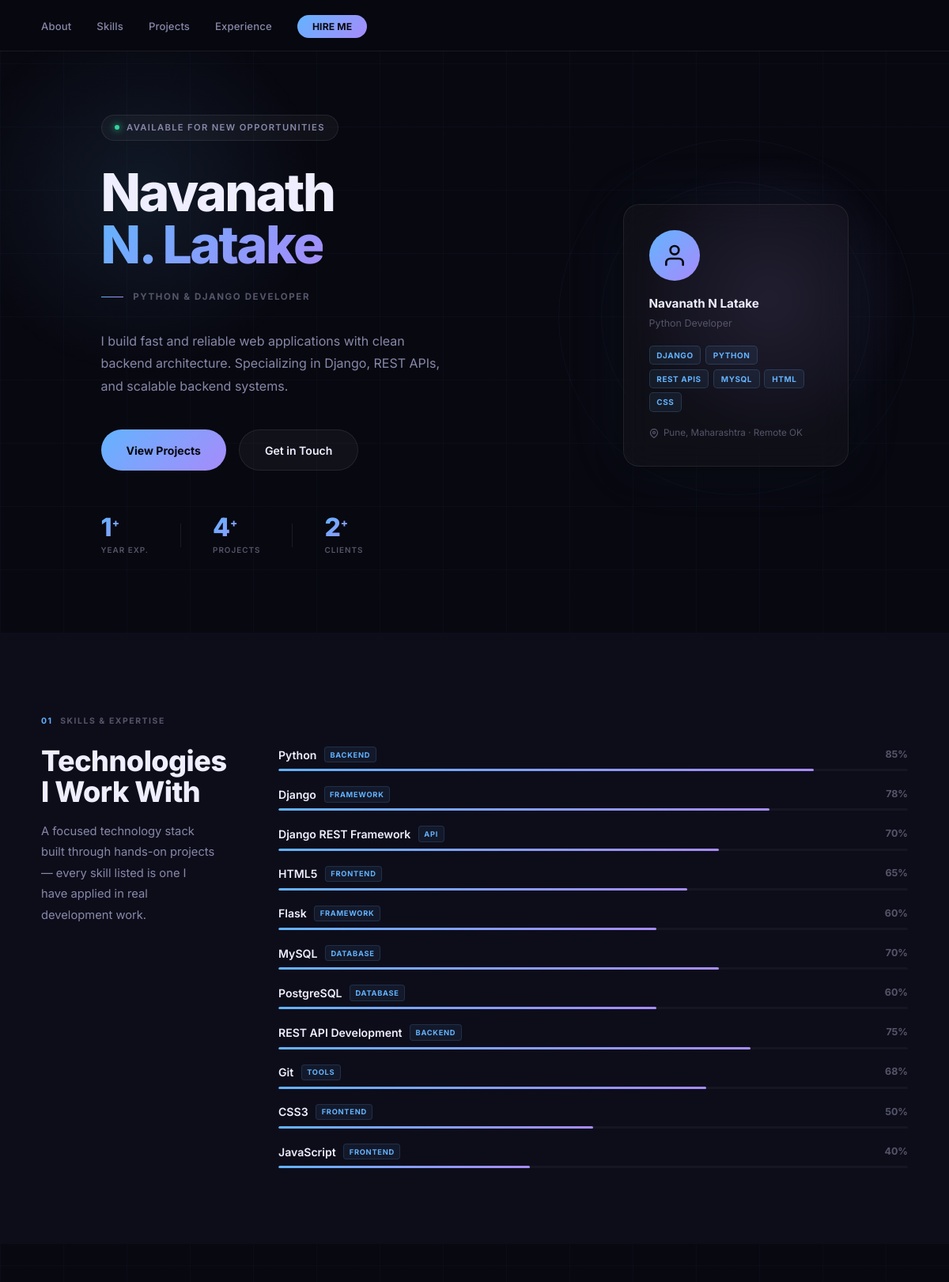
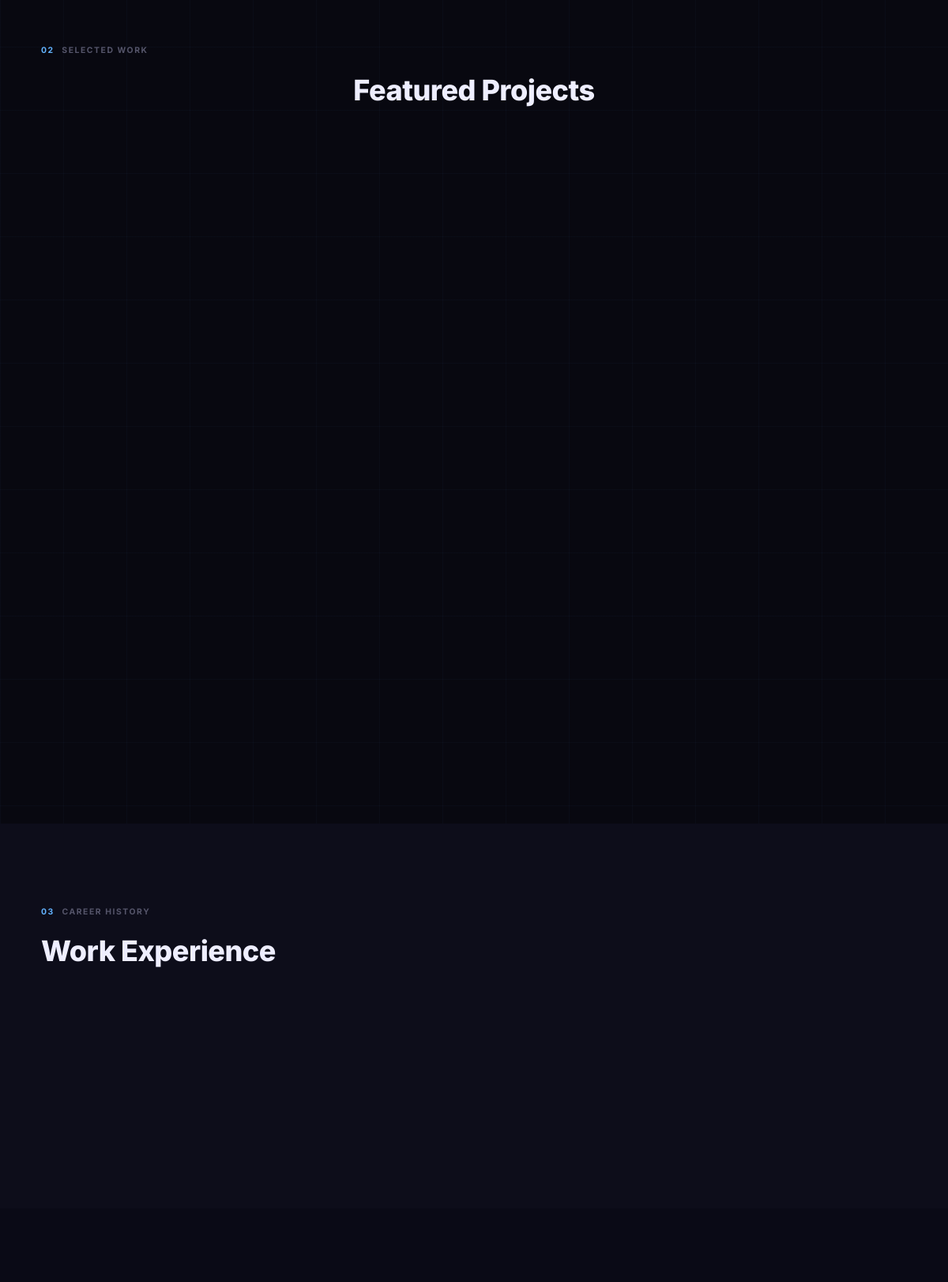
The page / (upper part) on the database its author committed (2 pictures, top to bottom).
### portfolio_app/models.py (models this page shows, shortened)
class Skill(models.Model):
    name = models.CharField(max_length=100)
    level = models.IntegerField(
        default=80,
        validators=[MinValueValidator(0), MaxValueValidator(100)]
    )
    CATEGORY_CHOICES = [
        ('Backend', 'Backend'),
        ('Frontend', 'Frontend'),
        ('Database', 'Database'),
        ('DevOps', 'DevOps'),
        ('Tools', 'Tools'),
        ('General', 'General'),
    ]
    category = models.CharField(max_length=50, choices=CATEGORY_CHOICES, default='General')
    order = models.IntegerField(default=0, db_index=True)
    class Meta:
        ordering = ['order', 'name']

### portfolio_app/views.py (the view)
# urls.py: path('', views.home, name='home'),
def home(request):
    if request.method == 'POST':
        form = ContactForm(request.POST)
        if form.is_valid():
            form.save()
            messages.success(request, "Message sent! I'll get back to you soon.")
            return redirect('home')
    else:
        form = ContactForm()
    context = {
        'skills': Skill.objects.all(),
        'projects': Project.objects.all(),
        'experiences': Experience.objects.all(),
        'form': form,
    }
    return render(request, 'portfolio_app/index.html', context)

### portfolio_app/models.py (called while the page is built)
    def get_tech_list(self):
        return [t.strip() for t in self.tech_stack.split(',') if t.strip()]

### templates/portfolio_app/index.html (shortened to what this page needs)
{% load static %}
<!DOCTYPE html>
<html lang="en">
<head>
  <link rel="stylesheet" href="{% static 'css/style.css' %}">
</head>
<body>
<nav class="nav" id="navbar">
  <div class="nav-inner">
    <ul class="nav-links">
      <li><a href="#about">About</a></li>
      <li><a href="#skills">Skills</a></li>
      <li><a href="#projects">Projects</a></li>
      <li><a href="#experience">Experience</a></li>
      <li><a href="#contact" class="nav-cta">Hire Me</a></li>
    </ul>
  </div>
</nav>
<section class="hero" id="about">
  <div class="hero-left">
    <div class="hero-eyebrow">
      <span class="avail-dot"></span>
      Available for new opportunities
    </div>
    <h1 class="hero-name">
      Navanath<br>
      <span class="name-outline">N. Latake</span>
    </h1>
    <div class="hero-role-line">
      <span class="role-bar"></span>
      Python &amp; Django Developer
    </div>
    <p class="hero-bio">
      I build fast and reliable web applications with clean backend architecture.
Specializing in Django, REST APIs, and scalable backend systems.</p>
    <div class="hero-ctas">
      <a href="#projects" class="btn-solid">View Projects</a>
      <a href="#contact" class="btn-outline">Get in Touch</a>
    </div>
    <div class="hero-stats">
      <div class="stat-item">
        <span class="stat-n">1<sup>+</sup></span>
        <span class="stat-l">Year Exp.</span>
      </div>
      <div class="stat-item">
        <span class="stat-n">4<sup>+</sup></span>
        <span class="stat-l">Projects</span>
      </div>
      <div class="stat-item">
        <span class="stat-n">2<sup>+</sup></span>
        <span class="stat-l">Clients</span>
      </div>
    </div>
  </div>
  <div class="hero-right">
    <div class="profile-card">
      <div class="pc-avatar">
  <svg width="32" height="32" viewBox="0 0 24 24" fill="none" stroke="#08080f" stroke-width="2" stroke-linecap="round" stroke-linejoin="round">
    <path d="M20 21v-2a4 4 0 0 0-4-4H8a4 4 0 0 0-4 4v2"/>
    <circle cx="12" cy="7" r="4"/>
  </svg>
</div>
      <div class="pc-body">
        <strong>Navanath N Latake</strong>
        <span>Python Developer</span>
      </div>
      <div class="pc-chips">
        <span>Django</span><span>Python</span><span>REST APIs</span><span>MySQL</span><span>HTML</span><span>CSS</span>
      </div>
      <div class="pc-loc">
        <svg width="12" height="12" viewBox="0 0 24 24" fill="none" stroke="currentColor" stroke-width="2.5"><path d="M21 10c0 7-9 13-9 13s-9-6-9-13a9 9 0 0118 0z"/><circle cx="12" cy="10" r="3"/></svg>
        Pune, Maharashtra · Remote OK
      </div>
    </div>
    <div class="deco-circles">
      <div class="dc dc-1"></div>
      <div class="dc dc-2"></div>
    </div>
  </div>
</section>
<section class="section s-alt" id="skills">
  <div class="container">
    <div class="sec-eyebrow"><span>01</span> Skills &amp; Expertise</div>
    <div class="skills-layout">
      <div class="skills-intro">
        <h2 class="sec-h2">Technologies<br>I Work With</h2>
        <p class="sec-p">A focused technology stack built through hands-on projects — every skill listed is one I have applied in real development work.</p>
      </div>
      <div class="skills-list">
        {% for skill in skills %}
        <div class="sk-row" style="--i:{{ forloop.counter0 }}">
          <div class="sk-meta">
            <span class="sk-name">{{ skill.name }}</span>
            <span class="sk-cat">{{ skill.category }}</span>
          </div>
          <div class="sk-track">
            <div class="sk-fill" style="--p:{{ skill.level }}%"></div>
          </div>
          <span class="sk-pct">{{ skill.level }}%</span>
        </div>
        {% empty %}
        <p class="empty-note">Add skills via the admin panel.</p>
        {% endfor %}
      </div>
    </div>
  </div>
</section>
<section class="section" id="projects">
  <div class="container">
    <div class="sec-eyebrow"><span>02</span> Selected Work</div>
    <h2 class="sec-h2 centered">Featured Projects</h2>
    <div class="proj-grid">
    </div>
  </div>
</section>
<section class="section s-alt" id="experience">
  <div class="container">
    <div class="sec-eyebrow"><span>03</span> Career History</div>
    <h2 class="sec-h2">Work Experience</h2>
    <div class="exp-list">
    </div>
  </div>
</section>
<section class="section contact-sec" id="contact">
</section>
</body>
</html>

### rows shown on the page
Skill: name "Python", category "BACKEND", level "85"
Skill: name "Django", category "FRAMEWORK", level "78"
Skill: name "Django REST Framework", category "API", level "70"
Skill: name "HTML5", category "FRONTEND", level "65"
Skill: name "Flask", category "FRAMEWORK", level "60"
Skill: name "MySQL", category "DATABASE", level "70"
Skill: name "PostgreSQL", category "DATABASE", level "60"
Skill: name "REST API Development", category "BACKEND", level "75"
Skill: name "Git", category "TOOLS", level "68"
Skill: name "CSS3", category "FRONTEND", level "50"
Skill: name "JavaScript", category "FRONTEND", level "40"
